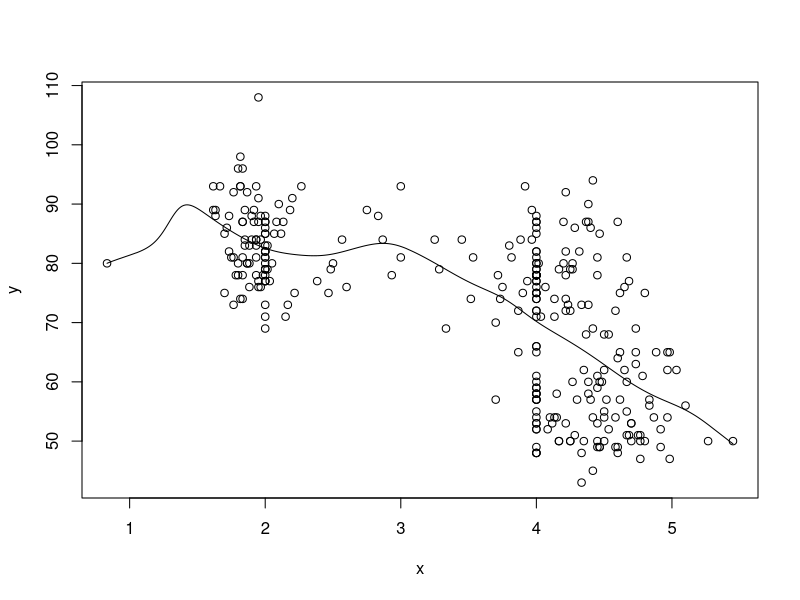
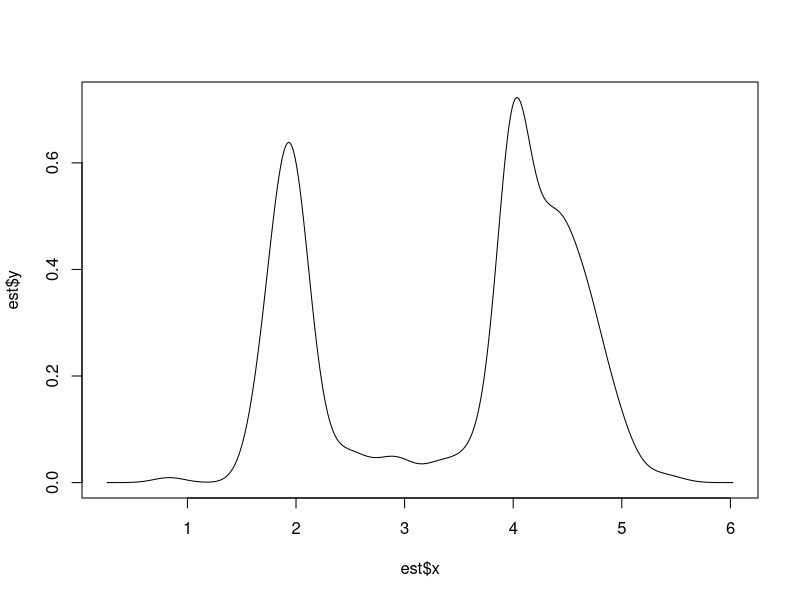
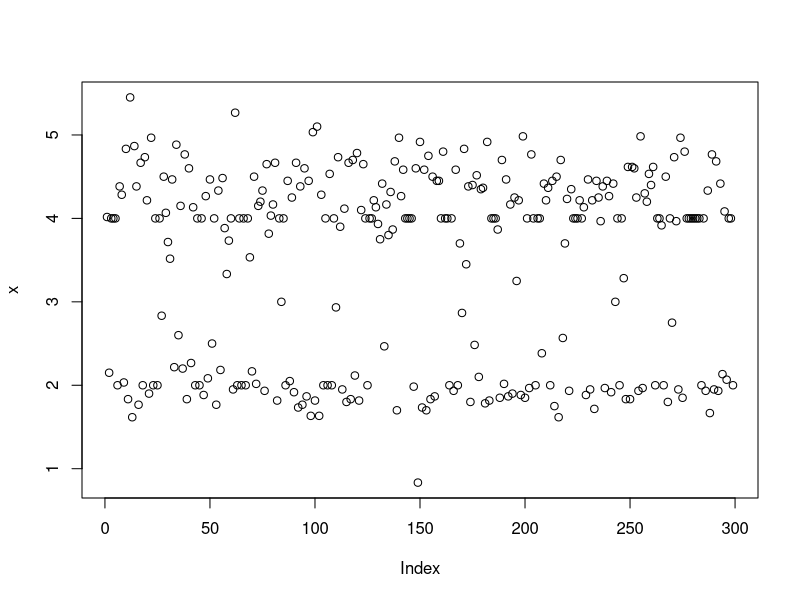
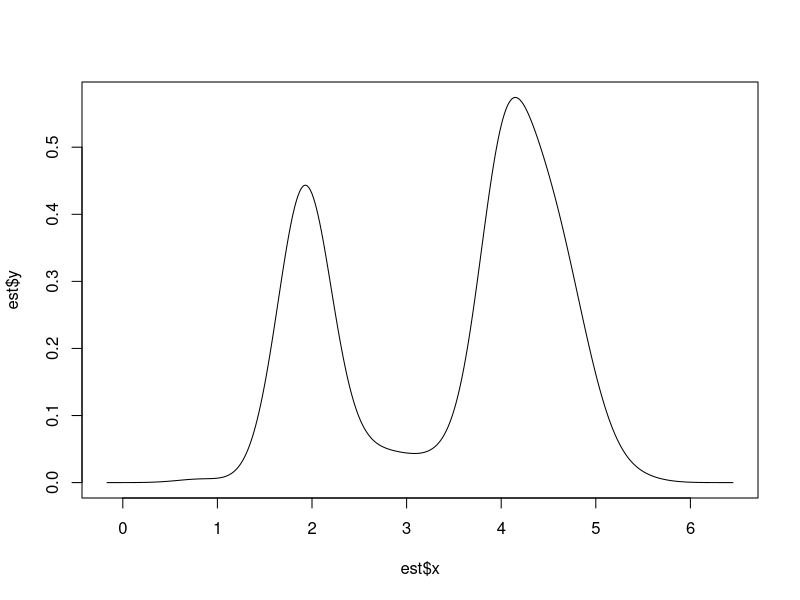
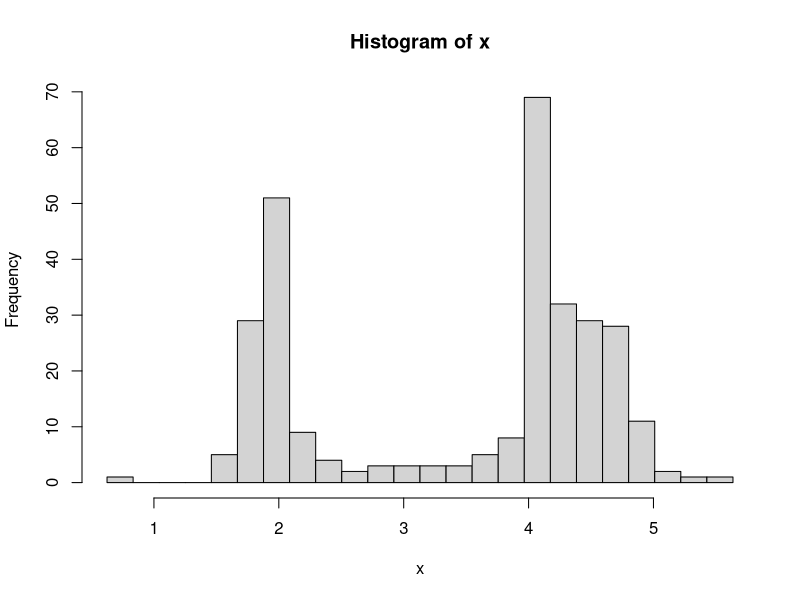

Write R code to recreate these figures, in order.
library("KernSmooth")
data(geyser, package = "MASS")
x <- geyser$duration
x
y <- geyser$waiting
y
plot(x, y)
h <- dpill(x, y)
h
fit <- locpoly(x, y, bandwidth = h)
fit
lines(fit)

######################

data(geyser, package="MASS")
x <- geyser$duration
x
h <- dpik(x)
h
est <- bkde(x, bandwidth=h)
plot(est,type="l")



######################
data(geyser, package="MASS")
x <- geyser$duration
x
plot(x)
est <- bkde(x, bandwidth=0.25)
est
plot(est, type="l")

######################

data(geyser, package="MASS")
x <- geyser$duration
x
est <- bkfe(x, drv=4, bandwidth=0.3)
est
######################


data(geyser, package="MASS")
x <- geyser$duration
h <- dpih(x)
h
bins <- seq(min(x)-h, max(x)+h, by=h)
bins
hist(x, breaks=bins)

?geyser
